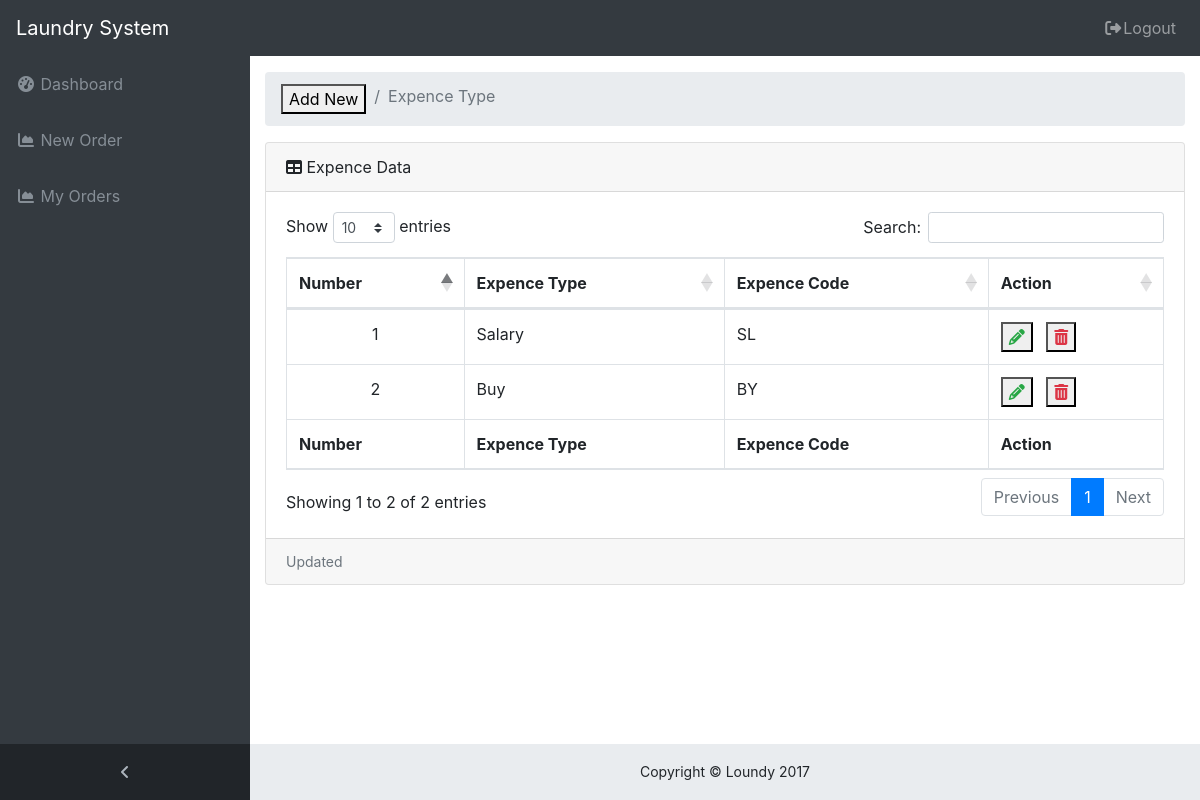
Page /expence_type.php (signed in) on the committed database.
### tables this page shows
CREATE TABLE `expense_type` (
  `exps_id` int(11) NOT NULL,
  `exps_type` varchar(100) NOT NULL,
  `exps_code` varchar(25) NOT NULL
);

### inc/db_config.php (called while the page is built, shortened)
<?php
  function DB_Query($sql) {
    $conn = mysqli_connect(DB_SERVER, DB_USER, DB_PASS, DB_TBL);
    $resault = mysqli_query($conn, $sql);
    return $resault;
  }
?>

### expence_type.php (the view, shortened to what this page needs)
<?php
  include_once 'inc/db_config.php';
  include_once 'inc/header.php';
  include_once 'inc/nav.php';
?>
  <div class="content-wrapper">
    <div class="container-fluid">
      <ol class="breadcrumb">
        <li class="breadcrumb-item">
          <button data-toggle="modal" data-target="#addNew" >Add New</button>
        </li>
        <li class="breadcrumb-item active">Expence Type</li>
      </ol>
      <div class="card mb-3">
        <div class="card-header">
          <i class="fa fa-table"></i> Expence Data
        </div>
        <div class="card-body">
          <div class="table-responsive">
            <table class="table table-bordered" id="dataTable" width="100%" cellspacing="0">
              <thead>
                <tr>
                  <th>Number</th>
                  <th>Expence Type</th>
                  <th>Expence Code</th>
                  <th>Action</th>
                </tr>
              </thead>
              <tfoot>
                <tr>
                  <th>Number</th>
                  <th>Expence Type</th>
                  <th>Expence Code</th>
                  <th>Action</th>
                </tr>
              </tfoot>
              <tbody>
              <?php
                $table = DB_Query("SELECT * FROM expense_type");
                while ($data_tbl = mysqli_fetch_assoc($table)) {
                  extract($data_tbl);
                  ?>
                <tr>
                  <td class="text-center">
                    <?= $exps_id ?>
                  </td>
                  <td><?= $exps_type ?></td>
                  <td><?= $exps_code ?></td>
                  <td>
                  <button type="submit" name="edit" data-toggle="modal" data-target="#edit_expence_modal<?= $exps_id ?>">
                      <i class="fa fa-pencil text-success"></i>
                    </button>&nbsp;&nbsp;
                    <button type="submit" name="del" data-toggle="modal" data-target="#delete_modal<?= $exps_id ?>">
                      <i class="fa fa-trash text-danger"></i>
                    </button>
                  </td>
                </tr>
              <?php  } ?>
              </tbody>
            </table>
          </div>
        </div>
        <div class="card-footer small text-muted">Updated</div>
      </div>
    </div>
  </div>
<?php
  include_once 'inc/footer.php';
?>

### css/sb-admin.css (style rules this page uses)
html { position: relative; min-height: 100%; }
body { overflow-x: hidden; }
body.sticky-footer { margin-bottom: 56px; }
body.sticky-footer .content-wrapper { min-height: calc(100vh - 56px - 56px); }
body.fixed-nav { padding-top: 56px; }
.content-wrapper { min-height: calc(100vh - 56px); padding-top: 1rem; }
.content-wrapper { overflow-x: hidden; background: white; }
@media (min-width: 992px) { .content-wrapper { margin-left: 250px; } }

### rows in the picture
expense_type: exps_id "1", exps_type "Salary", exps_code "SL"
expense_type: exps_id "2", exps_type "Buy", exps_code "BY"
